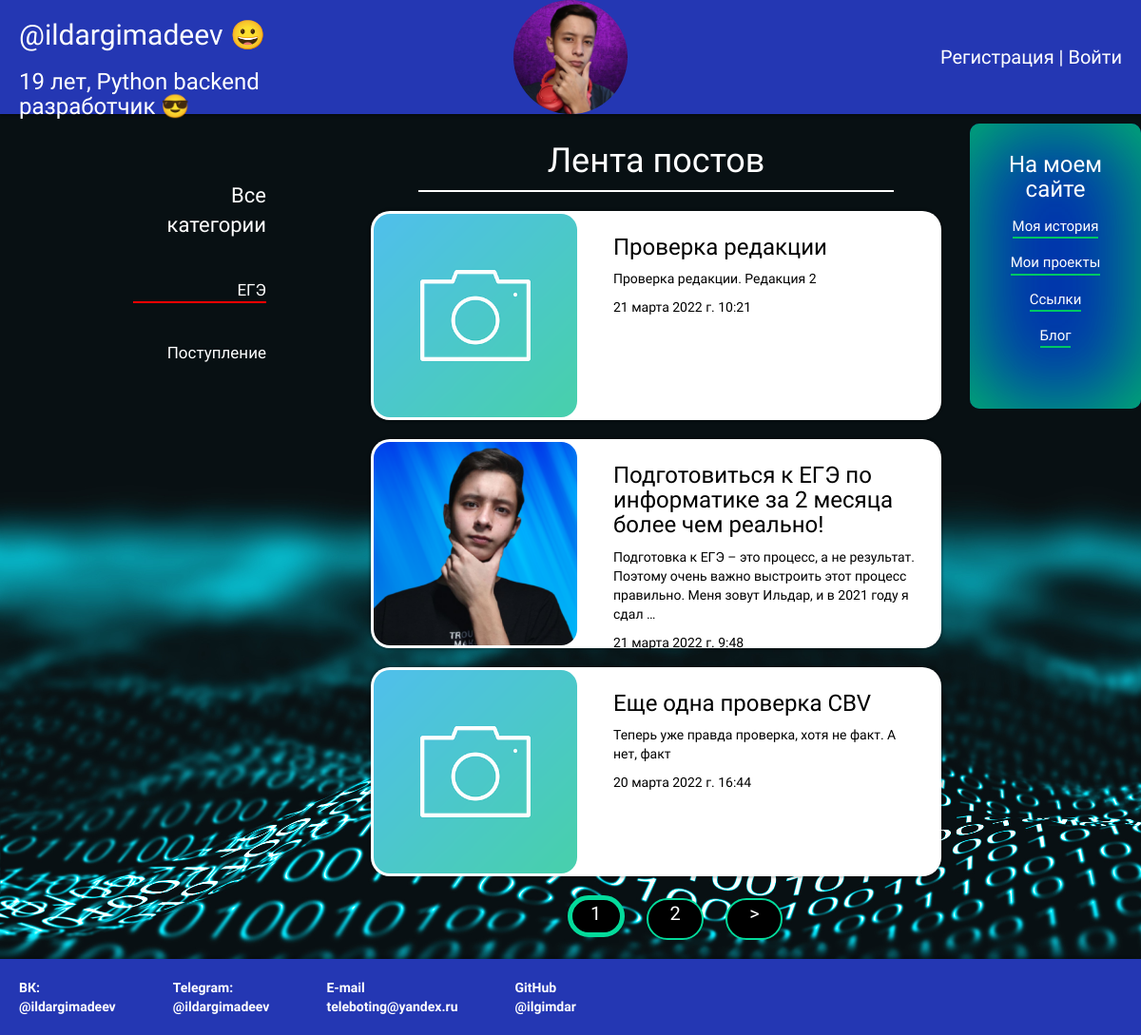
The app's page /articles/category/1/, older data.
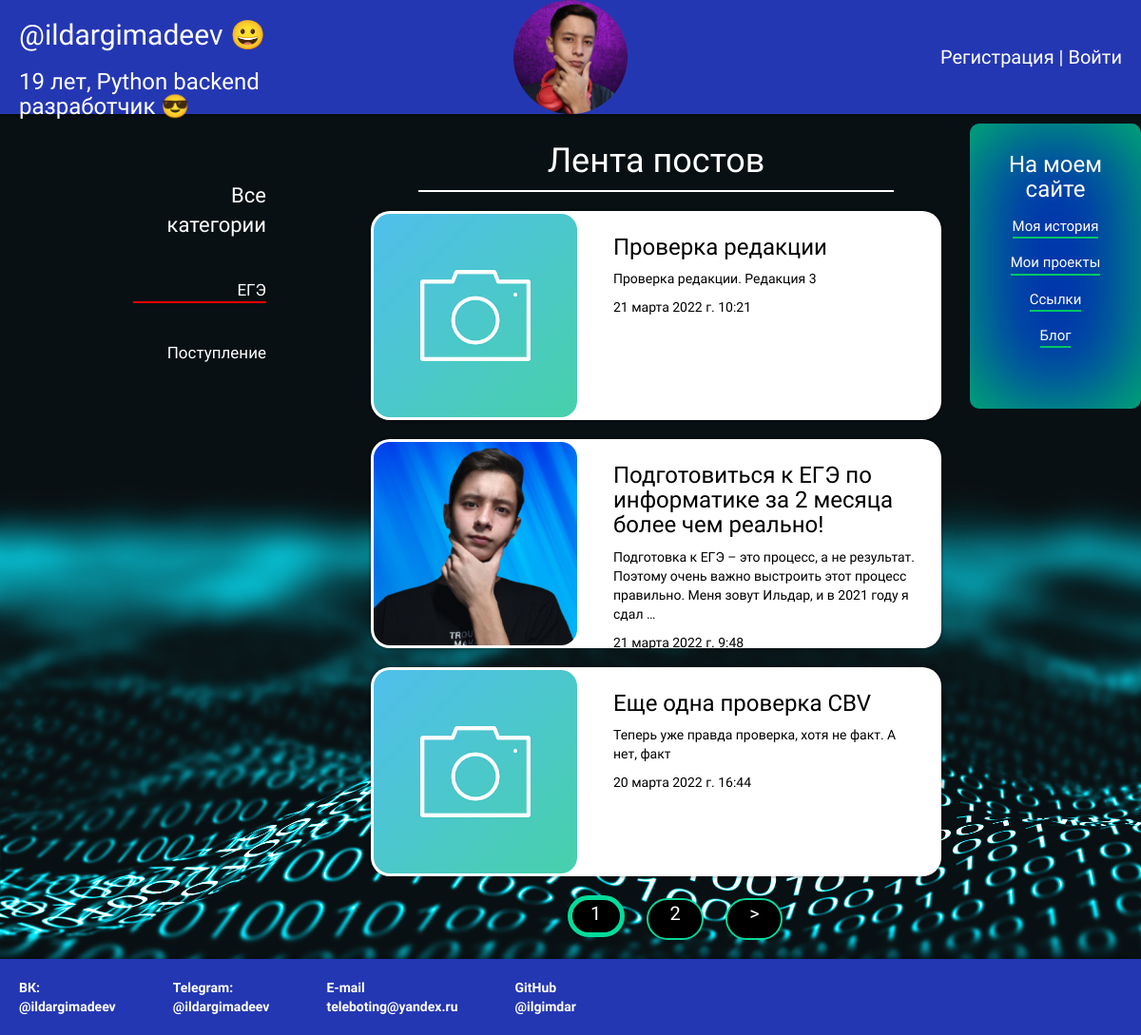
The same page, newer data.
### blog/models.py (models this page shows, shortened)
class Post(models.Model):
    author = models.ForeignKey(settings.AUTH_USER_MODEL, on_delete=models.CASCADE, verbose_name='Автор статьи')
    title = models.CharField(max_length=200, verbose_name='Заголовок')
    text = models.TextField(verbose_name='Текст статьи')
    created_date = models.DateTimeField(default=timezone.now)
    published_date = models.DateTimeField(blank=True, null=True, verbose_name='Дата публикации')
    photo = models.ImageField(null=True)
    cat = models.ForeignKey('Category', on_delete=models.PROTECT, null=True, verbose_name='Категория')
    class Meta:
        verbose_name = 'Пост'
        verbose_name_plural = 'Посты'
        ordering = ['-published_date']

### articles/views.py (the view)
# urls.py: path('category/<int:cat_id>/', PostCat.as_view(), name='category')
class PostCat(DataMixin, ListView):
    paginate_by = 3
    paginate_orphans = 1
    model = Post
    template_name = 'articles/article_category.html'
    context_object_name = 'posts'
    def get_queryset(self):
        return Post.objects.filter(cat=self.kwargs['cat_id']).order_by('-published_date')
    def get_context_data(self, **kwargs):
        context = super().get_context_data(**kwargs)
        c_def = self.get_user_context(cat_selected=self.kwargs['cat_id'])
        return dict(list(context.items()) + list(c_def.items()))

### articles/templatetags/articles_tags.py (called while the page is built)
@register.simple_tag(name='getcats')
def get_categories():
    return Category.objects.all()

### articles/utils.py (called while the page is built)
    def get_user_context(self, **kwargs):
        context = kwargs
        cats = Category.objects.all()
        context['cats'] = cats
        if 'cat_selected' not in context:
            context['cat_selected'] = 0
        return context

### blog/models.py (called while the page is built)
    def get_absolute_url(self):
        return reverse('category', kwargs={'cat_id': self.pk})

### articles/templates/articles/article_category.html (shortened to what this page needs)
{% extends 'blog/base.html' %}
{% load static %}
{% load articles_tags %}
{% block content %}
<aside class="sidebar1">
    <nav class="nav">
        <ul>
            <li class="active"><a href="{% url 'post_list' %}">Все категории</a></li>
            {% getcats as cats %}
            {% for c in cats %}
                {% if c.id == cat_selected %}
                    <li class="current-cat"><a href="{{ c.get_absolute_url }}">{{ c.name }}</a></li>
                {% else %}
                    <li><a href="{{ c.get_absolute_url }}">{{ c.name }}</a></li>
                {% endif %}
            {% endfor %}
        </ul>
    </nav>
</aside>
<div class="content twitter">
    <div class="articles-name">
        <h1>Лента постов</h1>
    </div>
    {% for post in posts %}
    <div class="post post-card">
        {% if post.photo and post.photo.url %}
            <img src="{{ post.photo.url }}">
        {% else %}
            <img src="{% static 'images/default.png' %}" alt="" class="post_img">
        {% endif %}
        <div class="post-card-inside">
            <h3><a href="{% url 'post_detail' pk=post.pk %}">{{ post.title }}</a></h3>
            <p>{{ post.text|linebreaksbr|truncatewords:25}}</p>
            <p>{{ post.published_date }}</p>
        </div>
    </div>
    {% endfor %}
    {% if page_obj.has_other_pages %}
     <nav class="list-pages">
        <ul>
            {% for p in paginator.page_range %}
                {% if page_obj.number == p %}
                    <li class="page-num page-num-selected">
                        <a href="?page={{ p }}">{{ p }}</a>
                    </li>
                  {% elif p >= page_obj.number|add:-1 and p <= page_obj.number|add:1 %}
                    <li class="page-num">
                        <a href="?page={{ p }}">{{ p }}</a>
                    </li>
                {% endif %}
            {% endfor %}
            {% if page_obj.has_next %}
                <li class="page-num">
                        <a href="?page={{ page_obj.next_page_number }}">&gt</a>
                </li>
            {% endif %}
        </ul>
    </nav>
    {% endif %}
</div>
{% endblock %}

Row changes from the older to the newer data that the page shows:
changed Post "Проверка редакции": text "Проверка редакции. Редакция 2" → "Проверка редакции. Редакция 3"
